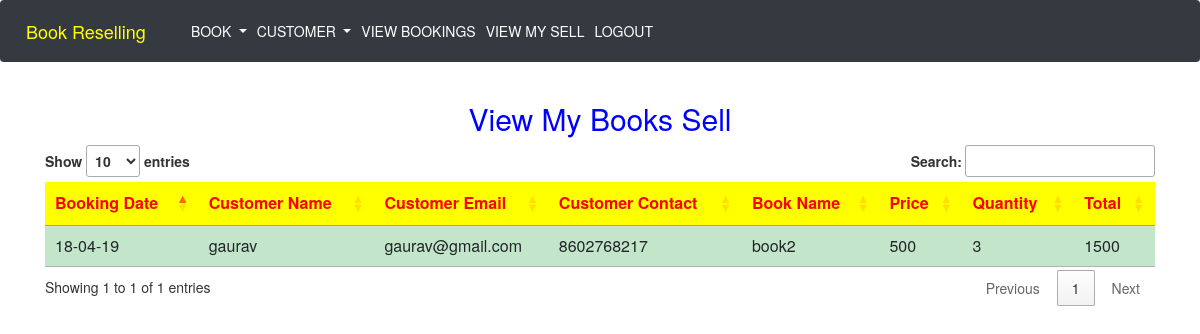
The app's page /viewmysellAdmin.php with its own data.
### tables this page shows
CREATE TABLE IF NOT EXISTS `booking` (
  `bookingid` int(11) NOT NULL AUTO_INCREMENT,
  `bookingdate` varchar(50) DEFAULT NULL,
  `customername` varchar(50) DEFAULT NULL,
  `email` varchar(50) DEFAULT NULL,
  `contact` varchar(50) DEFAULT NULL,
  `city` varchar(50) DEFAULT NULL,
  `address` varchar(100) DEFAULT NULL,
  `bookid` varchar(50) DEFAULT NULL,
  `price` varchar(50) DEFAULT NULL,
  `quantity` varchar(30) NOT NULL,
  `total` varchar(30) NOT NULL,
  `sellername` varchar(30) NOT NULL,
  PRIMARY KEY (`bookingid`)
);

### dbconfigure.php (called while the page is built, shortened)
<?php
$dbserver="127.0.0.1";
$dbuser="root";
$dbpwd="";
$dbname="bookresellphp";
function my_select($query)
{
global $dbserver,$dbuser,$dbpwd,$dbname;
$cid=mysqli_connect($dbserver,$dbuser,$dbpwd) or die("connection failed");
mysqli_select_db($cid,$dbname);
$rs=mysqli_query($cid,$query);
return $rs;
}
?>

### viewmysellAdmin.php (the view, shortened to what this page needs)
 <html>
<head>
<?php
include "navigationBarAdmin.php";
?>
  <link rel="stylesheet" href="https://maxcdn.bootstrapcdn.com/bootstrap/3.3.7/css/bootstrap.min.css">
 <link rel=stylesheet type = text/css href="https://stackpath.bootstrapcdn.com/font-awesome/4.7.0/css/font-awesome.min.css">
 <link rel="stylesheet" type="text/css" href="https://cdn.datatables.net/1.10.19/css/jquery.dataTables.css">
</head>
<body>
<div>
				<div class="container">
				    <div class=row>
				        <div class="col-sm-12">
  <h2 class = text-center style = "color : blue">View My Books Sell</h2>
</div>
</div>
</div>
<?php
include "dbconfigure.php" ;
$query = "select * from booking where sellername='admin'";
$rs = my_select($query);
echo "<div class = container>";
echo "<div class = row>";
echo "<div class = col-sm-12>";
echo "<div class='table-responsive'>";
echo "<table class='table table-hover table-sm' style = 'overflow: scroll' id=myTable123>";
echo "<thead style = 'background-color : yellow ; color : red' >";
echo "<tr>";
echo "<th>Booking Date</th>";
echo "<th>Customer Name</th>";
echo "<th>Customer Email</th>";
echo "<th>Customer Contact</th>";
echo "<th>Book Name</th>";
echo "<th>Price</th>";
echo "<th>Quantity</th>";
echo "<th>Total</th>";
echo "</tr>";
echo "</thead>";
echo '<tbody id="myTable">';
while($column=mysqli_fetch_array($rs))
{
echo "<tr class='table-success'>";
echo "<td>$column[1]</td>";
echo "<td>$column[2]</td>";
echo "<td>$column[3]</td>";
echo "<td>$column[4]</td>";
echo "<td>$column[7]</td>";
echo "<td>$column[8]</td>";
echo "<td>$column[9]</td>";
echo "<td>$column[10]</td>";
echo "</tr>";
}
echo "</tbody>";
echo "</table>";
echo "</div>";
echo "</div>";
echo "</div>";
echo "</div>";
?>
</div>
</body>
</html>

### records on screen
booking: bookingdate "18-04-19", customername "gaurav", email "gaurav@gmail.com", contact "8602768217", bookid "book2", price "500", quantity "3", total "1500"
